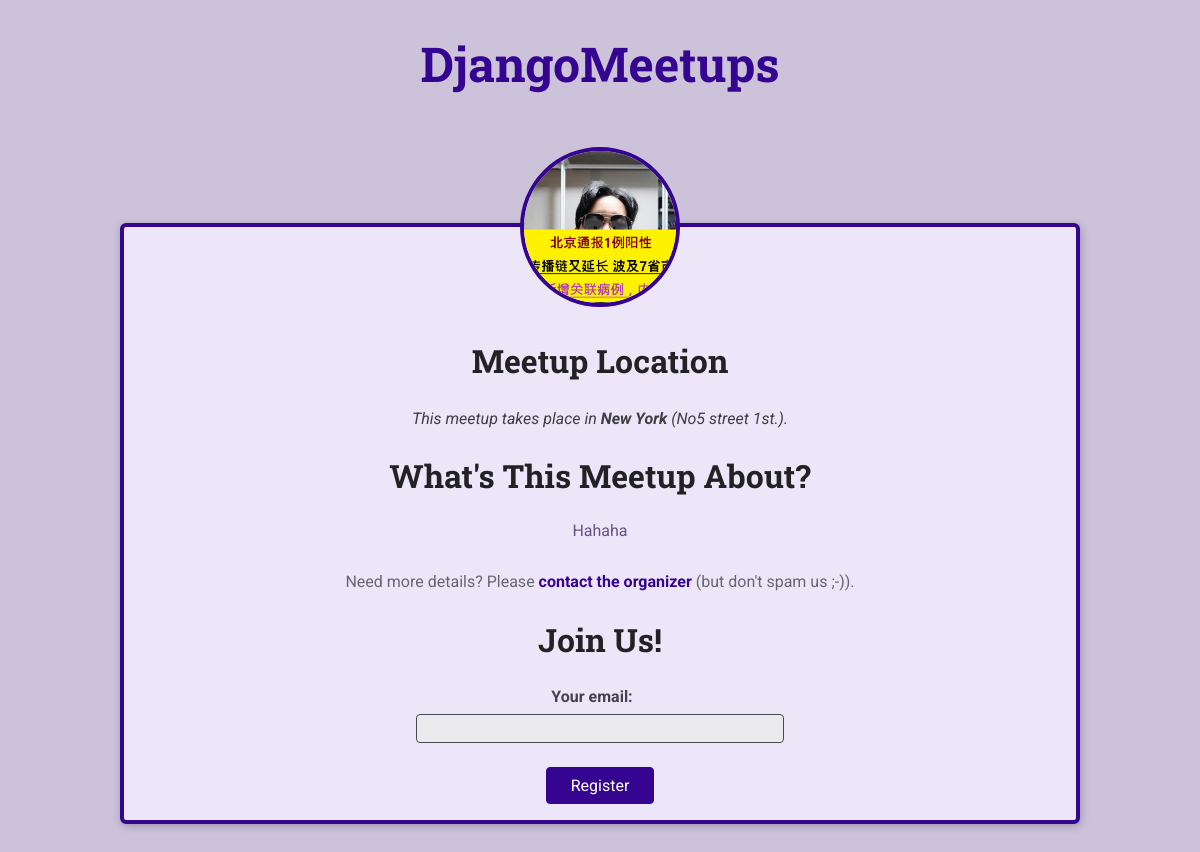
/meetups/a-first-meetup, run on the app's committed database.
### meetups/models.py (models this page shows, shortened)
class Meetup(models.Model):
    title = models.CharField(max_length=200)
    organizer_email = models.EmailField()
    date = models.DateField()
    slug = models.SlugField(unique=True)
    description = models.TextField()
    image = models.ImageField(upload_to='images')
    location = models.ForeignKey(Location, on_delete=models.CASCADE)
    participants = models.ManyToManyField(Participant, blank=True, null=True)

class Location(models.Model):
    name = models.CharField(max_length=200)
    address = models.CharField(max_length=300)

### meetups/views.py (the view, shortened to what this page needs)
def meetup_details(request, meetup_slug):
    try:
        selected_meetup = Meetup.objects.get(slug=meetup_slug)
        if request.method == 'GET':
            registration_form = RegistrationForm()
        return render(request, 'meetups/meetup-details.html', {
            'meetup_found': True,
            'meetup': selected_meetup,
            'form': registration_form
        })
    except Exception as exc:
        print(exc)
        return render(request, 'meetups/meetup-details.html', {
            'meetup_found': False
        })

### meetups/forms.py
class RegistrationForm(forms.Form):
    email = forms.EmailField(label='Your email')

### meetups/templates/meetups/meetup-details.html (shortened to what this page needs)
{% extends 'meetups/base/base.html' %}
{% load static %}
{% block site_css %}
<link rel="stylesheet" href="{% static 'meetups/styles/meetup-detail.css' %}" />
{% endblock site_css %}
{% block body %}
{% if meetup_found  %}
  <article>
    <img id="main-image" src="{{ meetup.image.url }}" alt="{{ meetup.title }}" />
    <section id="location">
      <h2>Meetup Location</h2>
      <address>
        This meetup takes place in <span>{{ meetup.location.name }}</span> ({{ meetup.location.address }}).
      </address>
    </section>
    <section id="details">
      <h2>What's This Meetup About?</h2>
      <p>{{ meetup.description }}</p>
      <footer>
        <p>
          Need more details? Please
          <a href="mailto:{{ meetup.organizer_email }}">contact the organizer</a> (but don't spam us ;-)).
        </p>
      </footer>
    </section>
    <section id="registration">
      <h2>Join Us!</h2>
      <form action="{% url 'meetup-details' meetup.slug %}" method="POST">
        <ul>
          {{ form.as_ul }}
        </ul>
        <div id="registration-actions">
          <button>Register</button>
        </div>
      </form>
    </section>
  </article>
{% else %}
  <p>No meetup found for this slug, sorry!</p>
{% endif %}
{% endblock body %}

### meetups/static/meetups/styles/base.css (style rules this page uses)
* { box-sizing: border-box; }
body { font-family: 'Roboto', sans-serif; margin: 0; background-color: #ccc3db; color: #3e3e41; }
h1, h2, h3 { font-family: 'Roboto Slab', sans-serif; color: #222224; }
button, .btn { cursor: pointer; font: inherit; padding: 0.5rem 1.5rem; background-color: #350490; border: 1px solid #350490; color: white; border-radius: 4px; text-decoration: none; }

### meetups/static/meetups/styles/meetup-detail.css (style rules this page uses)
article { max-width: 60rem; margin: 5rem auto; border-radius: 6px; background-color: #ede6f8; border: 4px solid #350490; box-shadow: 1px 2px 8px rgba(0, 0, 0, 0.25); position: relative; padding: 1rem; text-align: center; }
#main-image { width: 10rem; height: 10rem; object-fit: cover; position: absolute; top: -5rem; left: calc(50% - 5rem); border-radius: 50%; border: 4px solid #350490; }
section:first-of-type { margin-top: 6rem; }
h2 { font-size: 2rem; }
address span { font-weight: bold; }
#details h2 { margin-bottom: 0.5rem; }
#details > p { color: #665386; padding: 1rem; border-radius: 4px; max-width: 80%; margin: auto; }
#details footer { color: #696472; }
#details footer a { color: #350490; text-decoration: none; font-weight: bold; }
#registration ul { list-style: none; margin: 0; padding: 0; }
#registration label { font-weight: bold; color: #46424d; margin-right: 1rem; display: block; margin-bottom: 0.5rem; }
#registration input { font: inherit; width: 40%; background-color: #ebeaee; border: 1px solid #4b4753; border-radius: 4px; padding: 0.25rem; }
#registration-actions { margin-top: 1.5rem; }

### data on the page
Meetup: image (picture), location.name "New York", location.address "No5 street 1st.", description "Hahaha"
